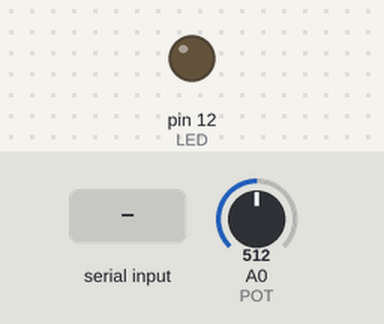
Bench run of a sketch on a simulated Arduino Uno, built with avr-gcc and run on an emulated ATmega328P. Shown: output pins drawn as LEDs (lit = HIGH). The test bench sets the inputs (shaded band); at power-on: A0 (POT) = 512.

Above: at 1.2 s.
1.3 s: "1" received over the second serial link
At 2.5 s:
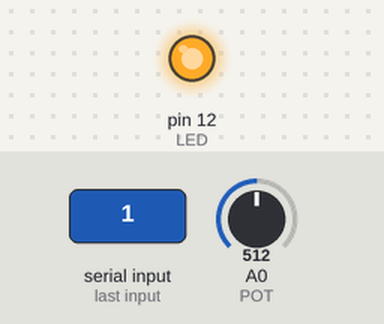
Timing chart, 0 to 4.3 s (numbered marks = the images above; inputs shaded):
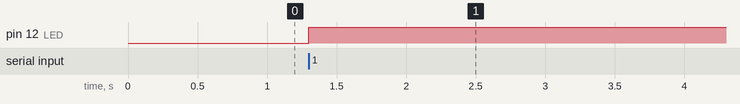

Measured:
- after the input at 1.3 s, pin 12 (LED): LOW → HIGH at once

The sketch:

potentiometerArduino.ino
```cpp
#include <SoftwareSerial.h>

#define RX 2
#define TX 3
#define LED 12
#define POT A0

int potReading = 0;
int prevPotReading = 100;
bool LED_ON;

SoftwareSerial mySerial(RX, TX);

void setup() {
  // put your setup code here, to run once:
  pinMode(LED, OUTPUT);
  mySerial.begin(9600);
}

void loop() {
  // put your main code here, to run repeatedly:
  if (mySerial.available()) {
    LED_ON = mySerial.read();
    digitalWrite(LED, LED_ON);
  }

  potReading = map(analogRead(POT), 0, 1023, 0, 180);

  if (prevPotReading != potReading) {
    mySerial.write(potReading);
    prevPotReading = potReading;
  }

}
```
